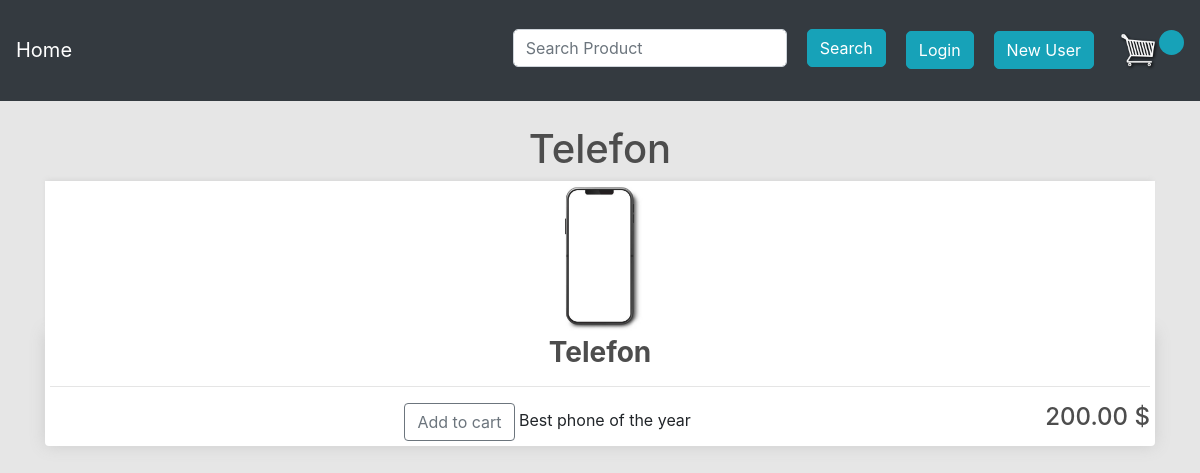
Screenshot of /product/telefon/ with the database file from the repository.
### ecomm/models.py (models this page shows, shortened)
class Product(models.Model):
	title = models.CharField(max_length=200)
	slug = models.SlugField(unique=True)
	image = models.ImageField(upload_to='products')
	price = models.PositiveIntegerField()
	description = models.TextField()
	view_count = models.PositiveIntegerField(default=0)

### ecomm/views.py (the view)
# urls.py: path('product/<slug:slug>/', ProductDetailView.as_view(), name='productdetail'),
class ProductDetailView(EcomMixin, TemplateView):
	template_name = 'productdetail.html'
	def get_context_data(self, **kwargs):
		context = super().get_context_data(**kwargs)
		url_slug = self.kwargs['slug']
		product = Product.objects.get(slug=url_slug)
		context['product'] = product
		return context

### ecomm/views.py (called while the page is built)
	def get_context_data(self, **kwargs):
		context = super().get_context_data(**kwargs)
		cart_id = self.request.session.get("cart_id")
		if cart_id:
			cart_obj = Cart.objects.get(id=cart_id)
			if self.request.user.is_authenticated and self.request.user.customer:
				cart_obj.customer = self.request.user.customer
				cart_obj.save()
			context['cart'] = cart_obj
		return context

### templates/productdetail.html (shortened to what this page needs)
{% extends 'base.html' %}
{% block content %}
<center>
    <h1>{{ product.title }}</h1>
    <div class="row">
    <div class="col-lg" align="center">
        <img class="thumbnail" src="{{product.image.url}}" style="object-fit: cover; object-fit: contain; background-color: #fff;">
        <div class="box-element product"  style="background-color: #fff;">
            <h3><strong>{{product.title}}</strong></h3>
            <hr>
            <a href="{% url 'ecomm:addtocart' product.id %}" class="btn btn-outline-secondary add-btn update-cart">Add to cart</a>
            <a>{{ product.description }}</a>
            <h4 style="display: inline-block; float: right">{{product.price|floatformat:2}} $</h4>
        </div>
    </div>
</div>
    </center>
{% endblock %}

### ecomm/static/main.css (style rules this page uses)
body { background-color: hsl(0, 0%, 90%); padding-bottom: 5%; }
h1,h2,h3,h4,h5,h6 { color:hsl(0, 0%, 30%); }
.box-element { box-shadow:hsl(0, 0%, 80%) 0 0 16px; background-color: #fff; border-radius: 4px; padding: 5px; }
.thumbnail { width: 100%; height: 150px; -webkit-box-shadow: -1px -3px 5px -2px rgba(214,214,214,1); -moz-box-shadow: -1px -3px 5px -2px rgba(214,214,214,1); box-shadow: -1px -3px 5px -2px rgba(214,214,214,1); }
.product { border-radius: 0 0 4px 4px; }
.btn { border-radius: 3; }

### rows the page displays
Product: title "Telefon", image (picture), description "Best phone of the year", price "200.00"
